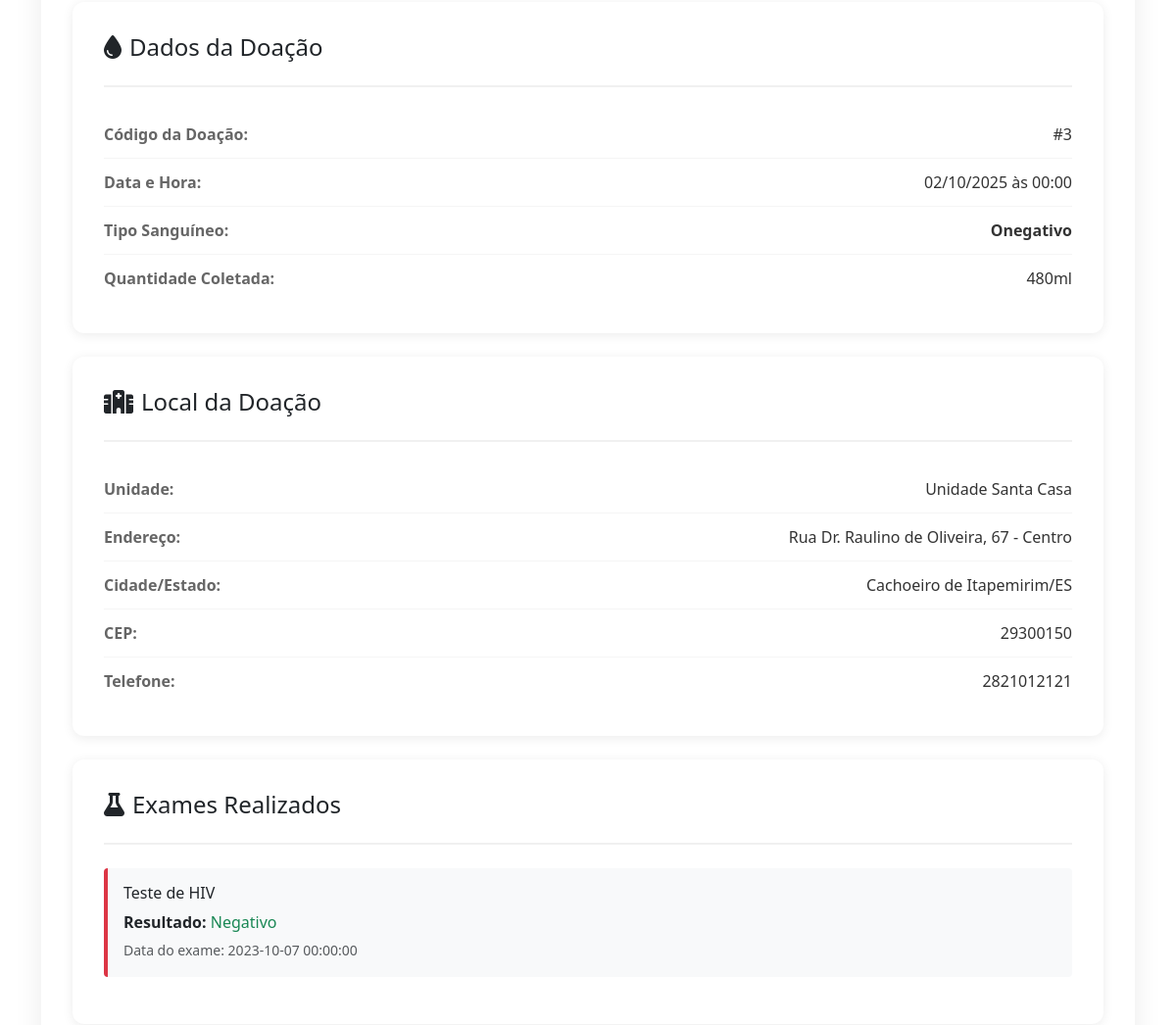
The app's page /doador/doacoes/detalhes/3 (signed in, middle part), older data.
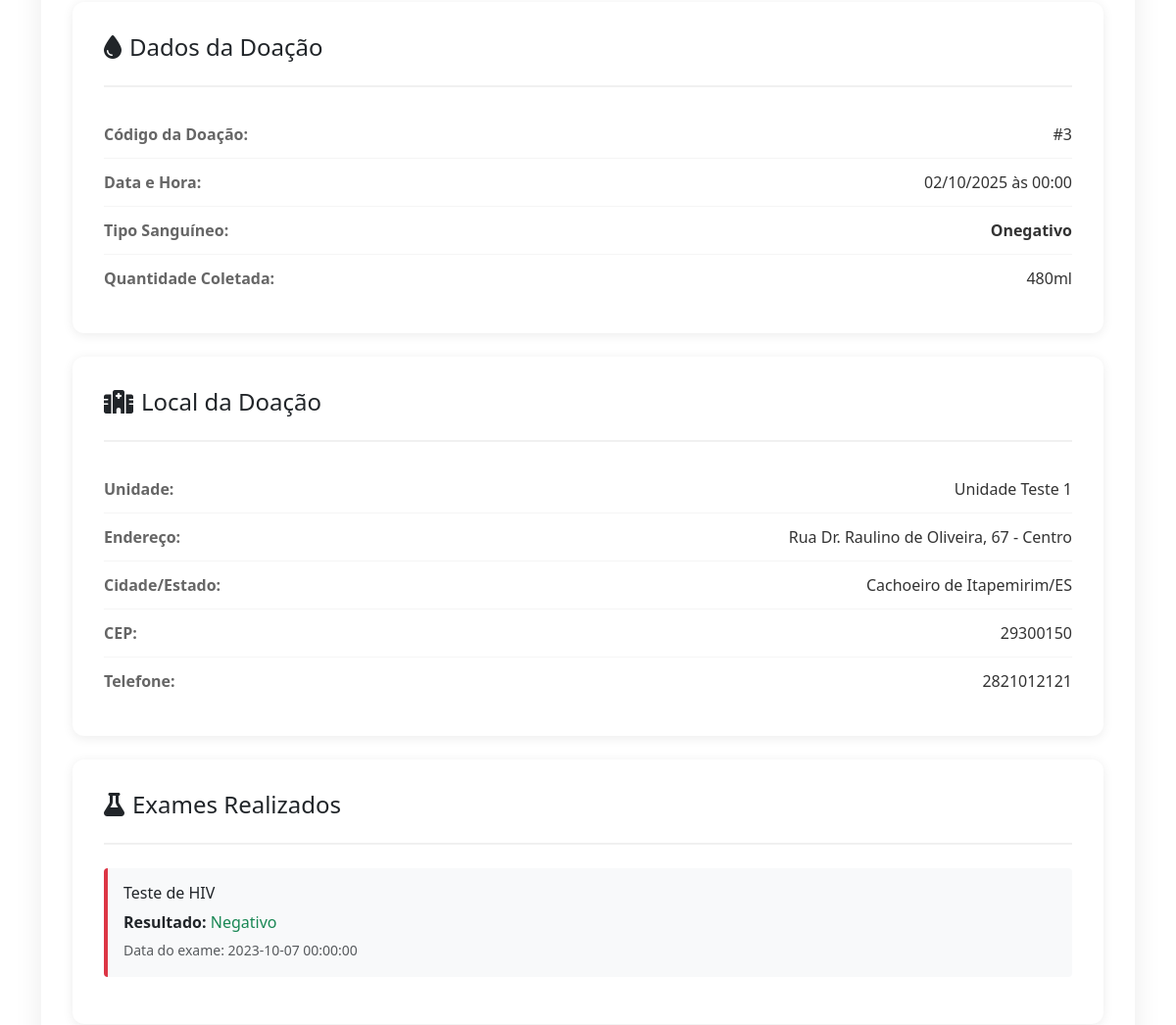
The same page, newer data.
### tables this page shows
CREATE TABLE doacao (
cod_doacao INTEGER PRIMARY KEY AUTOINCREMENT,
cod_doador INTEGER NOT NULL,
cod_agendamento INTEGER,
data_hora TEXT,
quantidade INTEGER,
status INTEGER,
observacoes TEXT,
FOREIGN KEY (cod_doador) REFERENCES doador(cod_doador),
FOREIGN KEY (cod_agendamento) REFERENCES agendamento(cod_agendamento)
);

CREATE TABLE unidade_coleta (
cod_unidade INTEGER PRIMARY KEY AUTOINCREMENT,
cod_licenca INTEGER NOT NULL,
cod_horario_funcionamento INTEGER NOT NULL,  
nome TEXT NOT NULL,
email TEXT NOT NULL,
rua_unidade TEXT NOT NULL,
bairro_unidade TEXT NOT NULL,
cidade_unidade INTEGER NOT NULL,
cep_unidade TEXT NOT NULL,
latitude REAL NOT NULL,
longitude REAL NOT NULL,
telefone TEXT NOT NULL,
FOREIGN KEY (cod_licenca) REFERENCES licenca(cod_licenca),
FOREIGN KEY (cidade_unidade) REFERENCES cidade(cod_cidade),
FOREIGN KEY (cod_horario_funcionamento) REFERENCES horario_funcionamento(cod_horario_funcionamento)
);

CREATE TABLE cidade (
cod_cidade INTEGER PRIMARY KEY AUTOINCREMENT,
nome_cidade TEXT NOT NULL,
sigla_estado TEXT NOT NULL
);

CREATE TABLE exame (
cod_exame INTEGER PRIMARY KEY AUTOINCREMENT,
cod_doacao INTEGER NOT NULL,
data_exame TEXT NOT NULL,
tipo_exame TEXT NOT NULL,
resultado TEXT NOT NULL,
arquivo TEXT NOT NULL,
FOREIGN KEY (cod_doacao) REFERENCES doacao(cod_doacao)
);

### routes/doador/doador_doacoes_detalhes.py (the view)
@router.get("/doador/doacoes/detalhes/{cod_doacao}")
@requer_autenticacao(["doador"])
async def get_doador_doacoes_detalhes(request: Request, cod_doacao: int, usuario_logado: dict = None):
    try:
        cod_doador = usuario_logado.get("cod_usuario")
        doacoes = doacao_repo.obter_doacoes_completas_por_doador(cod_doador)
        doacao = next((d for d in doacoes if d['cod_doacao'] == cod_doacao), None)
        if not doacao:
            return RedirectResponse(url="/doador/doacoes", status_code=303)
        prontuario = prontuario_repo.obter_por_doacao(cod_doacao)
        exames = exame_repo.obter_por_doacao(cod_doacao)
        status_info = {
            0: {
                'classe': 'cancelada',
                'badge': 'status-canceled',
                'icone': 'fa-ban',
                'nome': 'Cancelada',
                'cor': 'danger'
            },
            1: {
                'classe': 'recusada',
                'badge': 'status-refused',
                'icone': 'fa-times-circle',
                'nome': 'Recusada',
                'cor': 'warning'
            },
            2: {
                'classe': 'aguardando',
                'badge': 'status-pending',
                'icone': 'fa-hourglass-half',
                'nome': 'Aguardando Exame',
                'cor': 'info'
            },
            3: {
                'classe': 'concluida',
                'badge': 'status-completed',
                'icone': 'fa-check-circle',
                'nome': 'Concluída',
                'cor': 'success'
            }
        }
        doacao['status_info'] = status_info.get(doacao['status'], status_info[0])
        if doacao['data_hora']:
            from datetime import datetime
            if isinstance(doacao['data_hora'], datetime):
                doacao['data_formatada'] = doacao['data_hora'].strftime('%d/%m/%Y às %H:%M')
                doacao['data_completa'] = doacao['data_hora'].strftime('%A, %d de %B de %Y')
            else:
                doacao['data_formatada'] = str(doacao['data_hora'])
                doacao['data_completa'] = str(doacao['data_hora'])
        response = templates.TemplateResponse(
            "doador/doador_doacoes_detalhes.html",
            {
                "request": request,
                "active_page": "doacoes",
                "usuario": usuario_logado,
                "doacao": doacao,
                "prontuario": prontuario,
                "exames": exames
            }
        )
        return response
    except Exception as e:
        print(f"Erro ao buscar detalhes da doação: {e}")
        import traceback
        traceback.print_exc()
        return RedirectResponse(url="/doador/doacoes", status_code=303)

### templates/doador/doador_doacoes_detalhes.html (shortened to what this page needs)
{% extends "doador/doador__base.html" %}
{% block custom_css %}
<link href="/static/css/doador/doador_doacoes.css" rel="stylesheet">
<link href="/static/css/doador/doador_doacoes_detalhes.css" rel="stylesheet">
{% endblock %}
{% block conteudo %}
<div class="container mt-n5">
    <div class="history-container">
        <div class="detail-card">
            <div class="detail-header">
                <h4><i class="fas fa-tint me-2"></i>Dados da Doação</h4>
            </div>
            <div class="info-row">
                <span class="info-label">Código da Doação:</span>
                <span class="info-value">#{{ doacao.cod_doacao }}</span>
            </div>
            <div class="info-row">
                <span class="info-label">Data e Hora:</span>
                <span class="info-value">{{ doacao.data_formatada }}</span>
            </div>
            <div class="info-row">
                <span class="info-label">Tipo Sanguíneo:</span>
                <span class="info-value"><strong>{{ doacao.tipo_sanguineo_completo }}</strong></span>
            </div>
            {% if doacao.quantidade %}
            <div class="info-row">
                <span class="info-label">Quantidade Coletada:</span>
                <span class="info-value">{{ doacao.quantidade }}ml</span>
            </div>
            {% endif %}
        </div>
        <div class="detail-card">
            <div class="detail-header">
                <h4><i class="fas fa-hospital-alt me-2"></i>Local da Doação</h4>
            </div>
            <div class="info-row">
                <span class="info-label">Unidade:</span>
                <span class="info-value">{{ doacao.nome_unidade or 'Não especificada' }}</span>
            </div>
            {% if doacao.rua_unidade %}
            <div class="info-row">
                <span class="info-label">Endereço:</span>
                <span class="info-value">{{ doacao.endereco_completo }}</span>
            </div>
            {% endif %}
            {% if doacao.nome_cidade %}
            <div class="info-row">
                <span class="info-label">Cidade/Estado:</span>
                <span class="info-value">{{ doacao.nome_cidade }}/{{ doacao.sigla_estado }}</span>
            </div>
            {% endif %}
            {% if doacao.cep_unidade %}
            <div class="info-row">
                <span class="info-label">CEP:</span>
                <span class="info-value">{{ doacao.cep_unidade }}</span>
            </div>
            {% endif %}
            {% if doacao.telefone_unidade %}
            <div class="info-row">
                <span class="info-label">Telefone:</span>
                <span class="info-value">{{ doacao.telefone_unidade }}</span>
            </div>
            {% endif %}
        </div>
        {% if doacao.status == 3 %}
        <div class="detail-card">
            <div class="comprovante-box">
                <i class="fas fa-certificate comprovante-icon"></i>
                <h3 class="comprovante-title">Comprovante de Doação de Sangue</h3>
                <p class="comprovante-subtitle">Doação registrada e validada pelo sistema Hemotec</p>
                <p class="comprovante-subtitle">Este comprovante é válido em todo o território nacional</p>
                <div class="comprovante-info">
                    <div class="comprovante-detail">
                        <span class="comprovante-label">Doador:</span>
                        <span class="comprovante-value">{{ doacao.nome_doador or 'Ricardo Maroquio' }}</span>
                    </div>
                    <div class="comprovante-detail">
                        <span class="comprovante-label">Código da Doação:</span>
                        <span class="comprovante-value">#{{ doacao.cod_doacao }}</span>
                    </div>
                    <div class="comprovante-detail">
                        <span class="comprovante-label">Data e Hora:</span>
                        <span class="comprovante-value">{{ doacao.data_formatada }}</span>
                    </div>
                    <div class="comprovante-detail">
                        <span class="comprovante-label">Tipo Sanguíneo:</span>
                        <span class="comprovante-value">{{ doacao.tipo_sanguineo_completo }}</span>
                    </div>
                    <div class="comprovante-detail">
                        <span class="comprovante-label">Quantidade:</span>
                        <span class="comprovante-value">{{ doacao.quantidade }}ml</span>
                    </div>
                    <div class="comprovante-detail">
                        <span class="comprovante-label">Unidade:</span>
                        <span class="comprovante-value">{{ doacao.nome_unidade }}</span>
                    </div>
                    <div class="comprovante-detail">
                        <span class="comprovante-label">Endereço:</span>
                        <span class="comprovante-value">{{ doacao.endereco_completo }}</span>
                    </div>
                    <div class="comprovante-detail">
                        <span class="comprovante-label">Cidade:</span>
                        <span class="comprovante-value">{{ doacao.nome_cidade }}/{{ doacao.sigla_estado }}</span>
                    </div>
                </div>
                <div class="mt-3">
                    <span class="comprovante-badge">
                        <i class="fas fa-check-circle me-1"></i> Doação Validada
                    </span>
                    <span class="comprovante-badge">
                        <i class="fas fa-shield-alt me-1"></i> Documento Oficial
                    </span>
                </div>
                <div class="mt-4">
                    <button class="btn btn-print" onclick="imprimirComprovante()">
                        <i class="fas fa-print"></i> Imprimir Comprovante
                    </button>
                    <button class="btn btn-print" onclick="baixarPDF('{{ doacao.cod_doacao }}')">
                        <i class="fas fa-download"></i> Baixar PDF
                    </button>
                </div>
            </div>
        </div>
        <div class="alert alert-custom alert-success" style="border-color: #28a745;">
            <i class="fas fa-heart me-2"></i>
            <strong>Parabéns!</strong> Sua doação foi concluída com sucesso e já está ajudando a salvar vidas.
            Você pode doar novamente após {{ 'Doação' if doacao.fator_rh else '60 dias (homens) ou 90 dias (mulheres)' }}.
        </div>
        {% elif doacao.status == 1 %}
        {% if exames %}
        <div class="detail-card">
            <div class="detail-header">
                <h4><i class="fas fa-flask me-2"></i>Exames Realizados</h4>
            </div>
            {% for exame in exames %}
            <div class="exam-card">
                <h6>{{ exame.tipo_exame }}</h6>
                <p class="mb-1">
                    <strong>Resultado:</strong>
                    <span class="{% if 'negativo' in exame.resultado.lower() or 'normal' in exame.resultado.lower() %}text-success{% else %}text-danger{% endif %}">
                        {{ exame.resultado }}
                    </span>
                </p>
                <small class="text-muted">Data do exame: {{ exame.data_exame }}</small>
            </div>
            {% endfor %}
        </div>
        {% endif %}
        {% endif %}
    </div>
</div>
{% endblock %}

### templates/doador/doador__base.html (shortened to what this page needs)
<!DOCTYPE html>
<html lang="pt-br">
    <head>
        <link href="https://cdn.jsdelivr.net/npm/bootstrap@5.3.0-alpha1/dist/css/bootstrap.min.css" rel="stylesheet">
        <link rel="stylesheet" href="https://cdnjs.cloudflare.com/ajax/libs/font-awesome/6.4.0/css/all.min.css">
        <link rel="stylesheet" href="/static/css/doador/doador__base.css">
        {% block custom_css %}
        {% endblock %}
    </head>
    <body>
        {% block conteudo %}
        {% endblock %}
    </body>
</html>

### static/css/doador/doador__base.css (style rules this page uses)
:root { --hemotec-red: #e02020; --hemotec-dark-red: #c01010; --hemotec-light-red: #ff4040; --hemotec-bg-light: #f8f9fa; --hemotec-text-dark: #333333; --hemotec-accent: #0066cc; --hemotec-success: #28a745; --hemotec-warning: #ffc107; }

### static/css/doador/doador_doacoes.css (style rules this page uses)
:root { --hemotec-red: #C41515; --hemotec-gray: #23282F; --status-completed: #198754; --status-canceled: #6c757d; --status-pending: #fd7e14; --status-refused: #dc3545; --status-upcoming-bg: #e9f5ff; --status-completed-bg: #e8f5e9; --status-canceled-bg: #f8f9fa; --status-pending-bg: #fff3cd; --status-refused-bg: #f8d7da; }
.history-container { background-color: white; border-radius: 15px; padding: 2rem; box-shadow: 0 10px 30px rgba(0, 0, 0, 0.08); position: relative; z-index: 5; }

### static/css/doador/doador_doacoes_detalhes.css (style rules this page uses)
.detail-card { background: white; border-radius: 12px; padding: 2rem; margin-bottom: 1.5rem; box-shadow: 0 2px 12px rgba(0, 0, 0, 0.08); }
.detail-header { border-bottom: 2px solid #f0f0f0; padding-bottom: 1rem; margin-bottom: 1.5rem; }
.info-row { display: flex; justify-content: space-between; padding: 0.75rem 0; border-bottom: 1px solid #f5f5f5; }
.info-row:last-child { border-bottom: none; }
.info-label { font-weight: 600; color: #666; }
.info-value { color: #333; text-align: right; }
.exam-card { background: #f8f9fa; border-left: 4px solid #dc3545; padding: 1rem; margin-bottom: 1rem; border-radius: 4px; }

Row changes from the older to the newer data that the page shows:
changed unidade_coleta: nome "Unidade Santa Casa" → "Unidade Teste 1"
